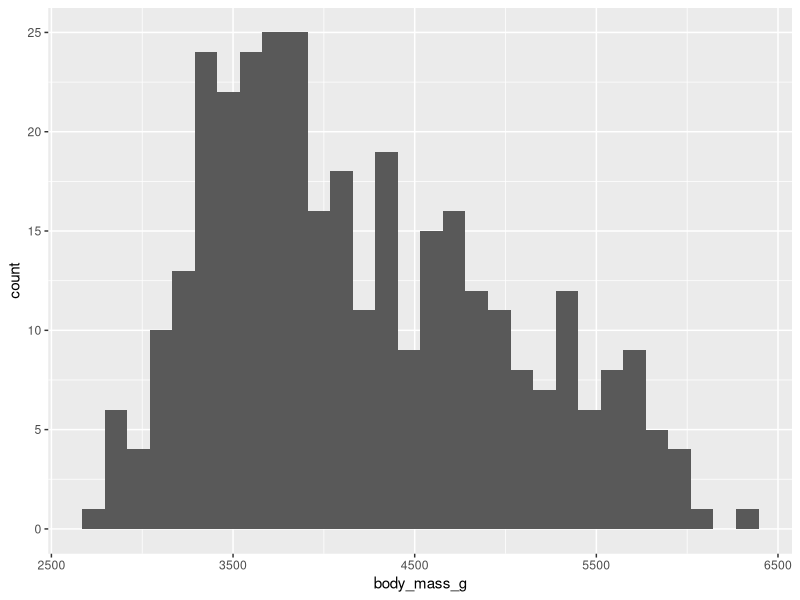
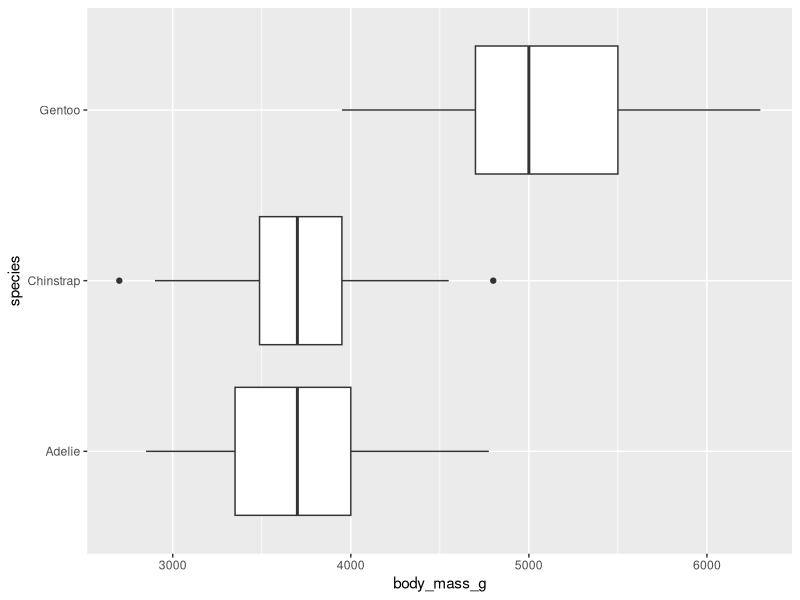
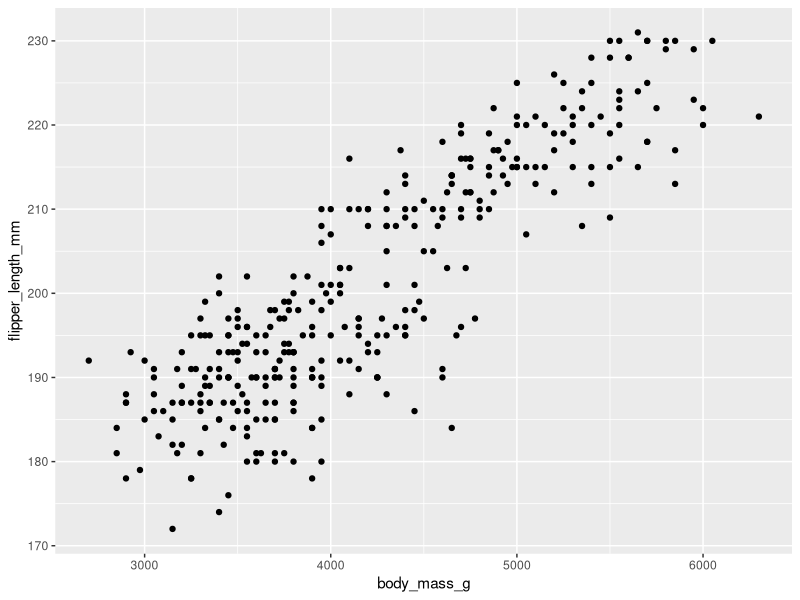
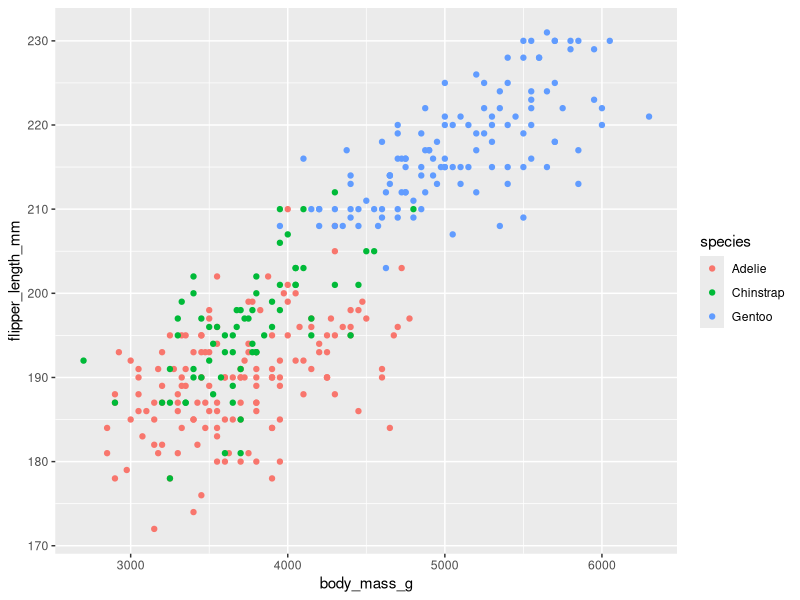
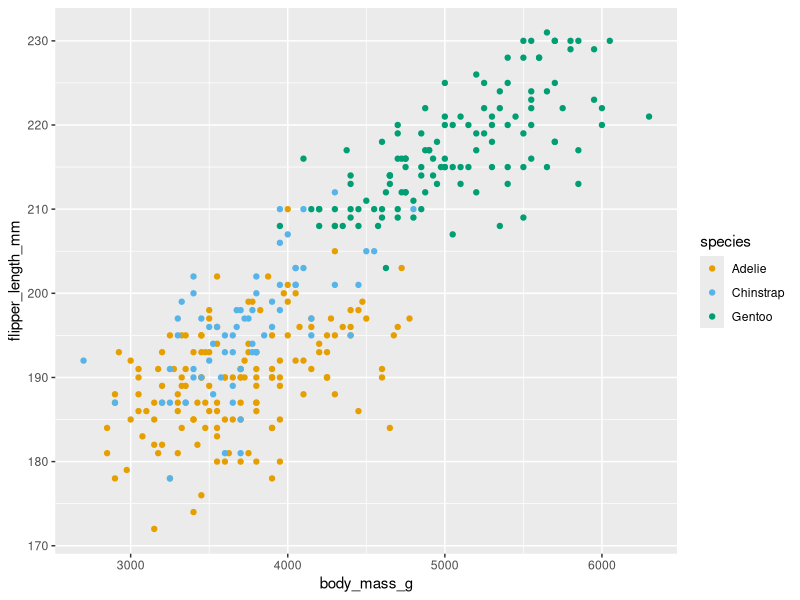
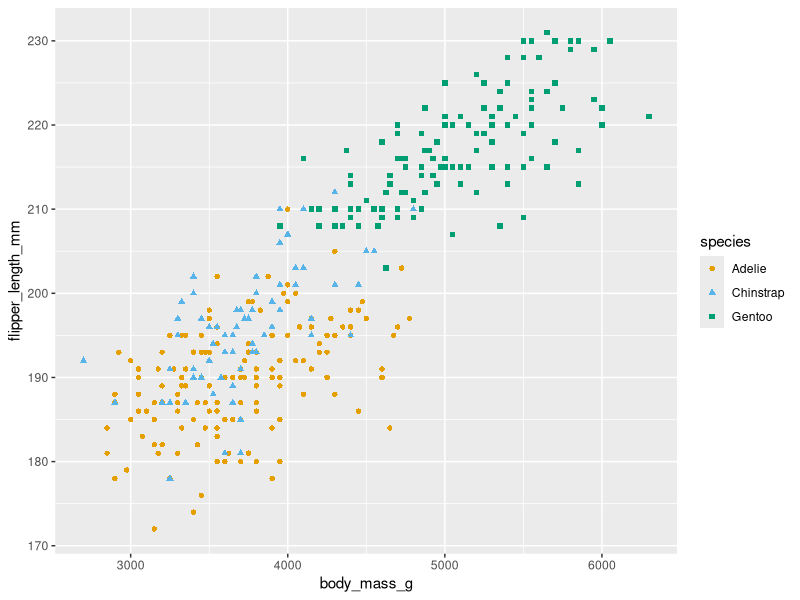
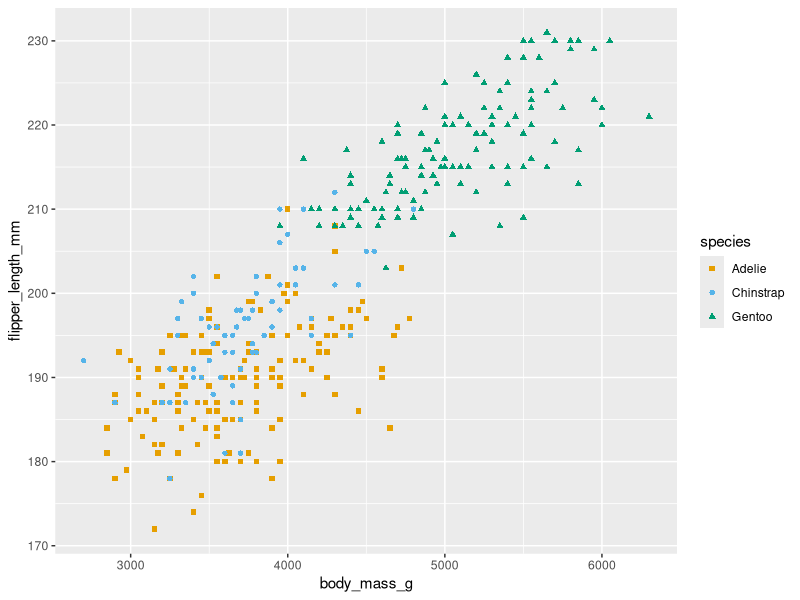
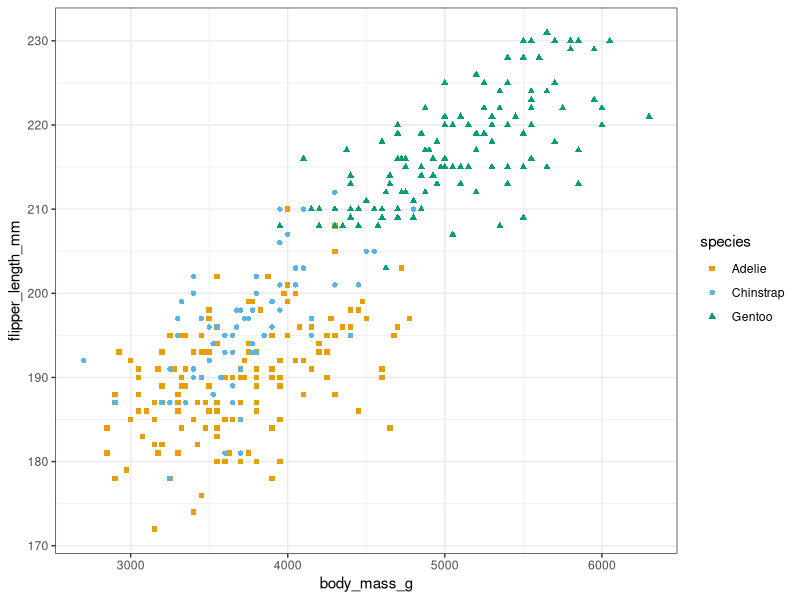

Generate these figures, in order, with R:
# INTRODUCING GGPLOT

library(ggplot2)
library(palmerpenguins)

# GEOMETRIES

# visualizing one continuous variable: histogram
ggplot(penguins, aes(x = body_mass_g)) + geom_histogram()

# visualizing one continuous variable and one categorical value: box plot
ggplot(penguins, aes(x = body_mass_g, y = species)) + geom_boxplot()

# visualizing two continuous variables: scatter plot
ggplot(penguins, aes(x = body_mass_g, y = flipper_length_mm)) + geom_point()

# AESTHETICS
ggplot(penguins, aes(x = body_mass_g, y = flipper_length_mm, color = species)) +
  geom_point()


# CUSTOMIZATION WITH SCALES AND THEMES

library(ggplot2)
library(palmerpenguins)

# Scales customize the expression of mappings
# Manually override default values
# Use a colorblind friendly color palette
okabe_ito <- c("#E69F00", "#56B4E9", "#009E73", "#F0E442", "#0072B2")
ggplot(penguins, aes(x = body_mass_g,
                     y = flipper_length_mm,
                     color = species)) +
  geom_point() +
  scale_color_manual(values = okabe_ito)

# Changing the shapes of points
ggplot(penguins, aes(x = body_mass_g,
                     y = flipper_length_mm,
                     color = species,
                     shape = species)) +
  geom_point() +
  scale_color_manual(values = okabe_ito)

# Manually changing the shapes
ggplot(penguins, aes(x = body_mass_g,
                     y = flipper_length_mm,
                     color = species,
                     shape = species)) +
  geom_point() +
  scale_color_manual(values = okabe_ito) +
  scale_shape_manual(values = 15:19)

# Built in custom themes
ggplot(penguins, aes(x = body_mass_g,
                     y = flipper_length_mm,
                     color = species,
                     shape = species)) +
  geom_point() +
  scale_color_manual(values = okabe_ito) +
  scale_shape_manual(values = 15:19) +
  theme_bw()

# Moving the legend into negative space
ggplot(penguins, aes(x = body_mass_g,
                     y = flipper_length_mm,
                     color = species,
                     shape = species)) +
  geom_point() +
  scale_color_manual(values = okabe_ito) +
  scale_shape_manual(values = 15:19) +
  theme_bw() +
  theme(legend.position = "inside",
        legend.position.inside = c(0.99, 0.01),
        legend.justification = c(1, 0))
